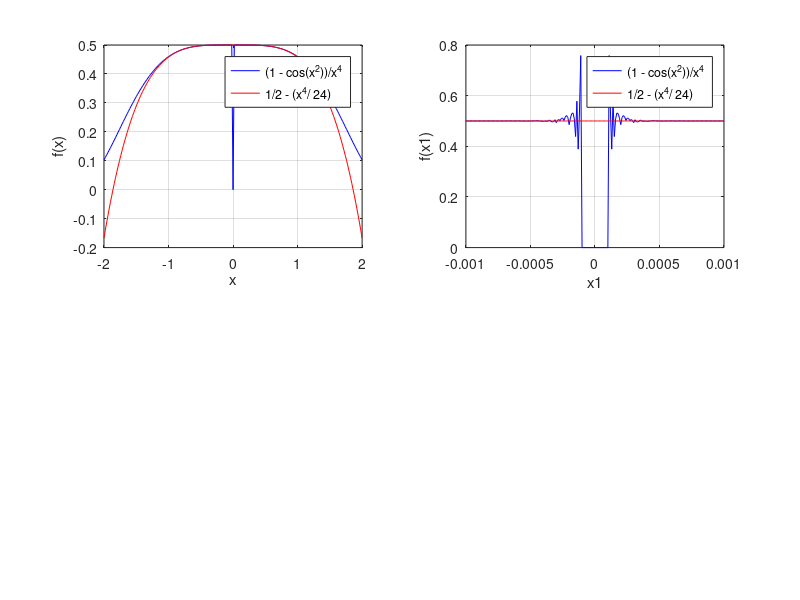

Write MATLAB code to recreate this figure. (Note: this script raises an error after producing the figure.)

%{
STMATH 405 Assignment 1
%}
% Problem 1a


format long

f = @(x)(1 - cos(x.^2))./x.^4;




% 1c 


g = @(x) 1/2 - (x.^4 ./ 24);
x1 = linspace(-2, 2, 201); 
x1(x1==0) = eps;
subplot(2,2,1);
y = f(x1); 
y2 = g(x1);
plot(x1, y,'b', x1,y2, 'r'); % Plot the function
xlabel('x');
ylabel('f(x)');
   legend('(1 - cos(x^2))/x^4', '1/2 - (x^4/ 24)');

grid on;

subplot(2,2,2);
x2 = linspace(-1e-3, 1e-3,201);
x2(x2==0) = eps;
y1 = f(x2);
y3 = g(x2);
plot(x2,y1,'b',x2,y3,'r');
xlabel('x1');
ylabel('f(x1)');
legend('(1 - cos(x^2))/x^4', '1/2 - (x^4/ 24)')
grid on;

 
%{2a
%}

summation = 0;
for n = 1:100000
    summation = summation + 1 ./ (n).^4;
end
disp('The summation value is: ')
disp( summation);

absoluteError2 =  ((pi).^4)./90 - summation;
absoluteError2 = abs(absoluteError2);
disp('The absolute error is:');
disp( absoluteError2);


%2b

summationb = 0;
for n1 = 100000:-1:1
    summationb = summationb + 1 / (n1)^4;
end
disp('The reverse summation value is:')
disp(summationb);
absoluteError2b = ((pi).^4) ./ 90 - summationb;
absoluteError2b = abs(absoluteError2b);
disp('The absolute error for the reverse summation is:');
disp(absoluteError2b);


%{
Problem 3
%}

A = [1 10^6; 0 1];
[m,n] = size(A);


% Compute Frobenius norm
frobeniusNorm = norm(A, 'fro');

% Display the result
disp('Frobenius norm of the matrix using formula is: ')
disp(frobeniusNorm);

% Confused by what this matrix looks like in command
A_star = [1  10.^6; 10.^-6  1]; % this is A*
A2 = A - A_star;
frobeniusNormB= norm(A2,'fro');
disp('Frobenius norm of the matrix A2 is: ')
disp(frobeniusNormB);
% Relative change 
difference = frobeniusNormB ./ frobeniusNorm;
% Display the relative change
disp('Relative change in Frobenius norm:');
disp(difference);

% 3B

eigenA = eig(A);
eigenA1 = eig(A_star);

lambdaA(1) = eigenA(1);
lambdaA(2) = eigenA(2);
lambdaA1(1) = eigenA1(1);
lambdaA1(2) = eigenA1(2);

relative_change = sqrt(((lambdaA(1)- lambdaA1(1)).^2 + (lambdaA(2)-lambdaA1(2)).^2))/sqrt((lambdaA(1).^2)+(lambdaA(2).^2))


disp('The relative change for eigenvalues is ');
disp(relative_change)

%{
It is bigger by  1.000000000001000e+121
%}



% 3C
B = [1 2; 4 1]
B1 = [1 2; 4.001 1]

% Compute Frobenius norm
frobeniusNormBB = norm(B, 'fro');

% Display the result
disp('Frobenius norm of the matrix B using formula is: ')
disp(frobeniusNormBB);


B2 = B-B1;
frobeniusNormB2= norm(B2,'fro');
disp('Frobenius norm of the matrix B2 is: ')
disp(frobeniusNormB2);
% Relative change 
difference1 = frobeniusNormB2 ./ frobeniusNormBB;
% Display the relative change
disp('Relative change in Frobenius norm B:');
disp(difference1);

% 3B

eigenB = eig(B);
eigenB1 = eig(B1);

lambdaB(1) = eigenB(1);
lambdaB(2) = eigenB(2);
lambdaB1(1) = eigenB1(1);
lambdaB1(2) = eigenB1(2);

relative_changeB = sqrt(((lambdaB(1)- lambdaB1(1)).^2 + (lambdaB(2)-lambdaB1(2)).^2))/sqrt((lambdaB(1).^2)+(lambdaB(2).^2))


disp('The relative change for eigenvalues for B is ');
disp(relative_changeB)



%{
Problem 4c

%}

a = 1;
b =1;
y = zeros(30,1);
z = zeros(30,1);

area2 = 0;
for n =1:30
    c = 3.^(-n);
    area2 = ((3.^-n)./4).*sqrt(4-(3.^-(2*n)));
    s = 1/2 .*(a+b+c);
    area = sqrt(s.*(s-a).*(s-b).*(s-c));
    area1 = 1/4 .* sqrt((a + (b + c)).*(c - (a - b)).*(c +(a - b)).*(a + (b - c)));
    y(n) = (abs(area2-area))./area2; %relative error for herons formula
    z(n) = (abs(area2 - area1)) ./ area2; %relative error for reconstructed
end

disp('relative error table - y is with herons formula and z is the reconstructed formula')
T = table(y,z)
